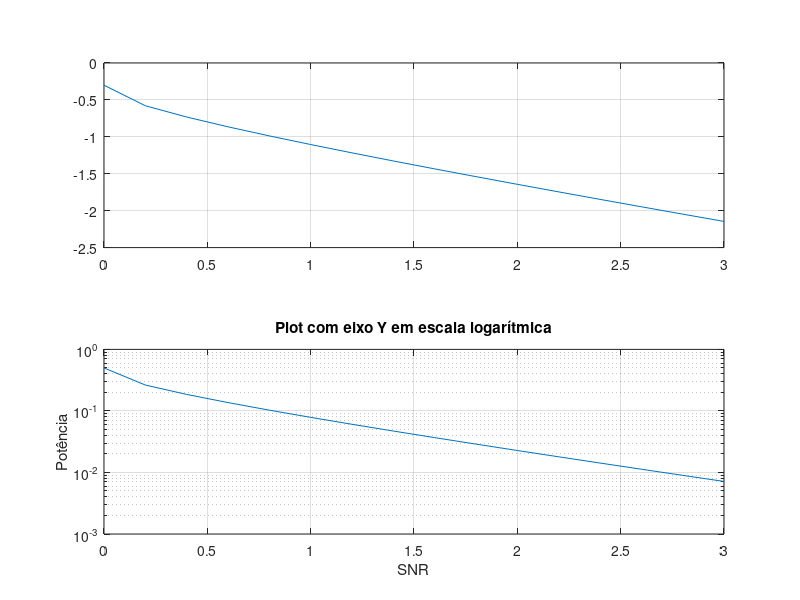

Recreate this plot in MATLAB.
clear all
close all
clc

SNR = (0:0.2:3);
f = 0.5*erfc(sqrt(SNR));
subplot(2,1,1)
plot(SNR,log10(f))
grid on
subplot(2,1,2)
semilogy(SNR, f)
xlabel('SNR')
ylabel('Potência')
title('Plot com eixo Y em escala logarítmica')
grid on
